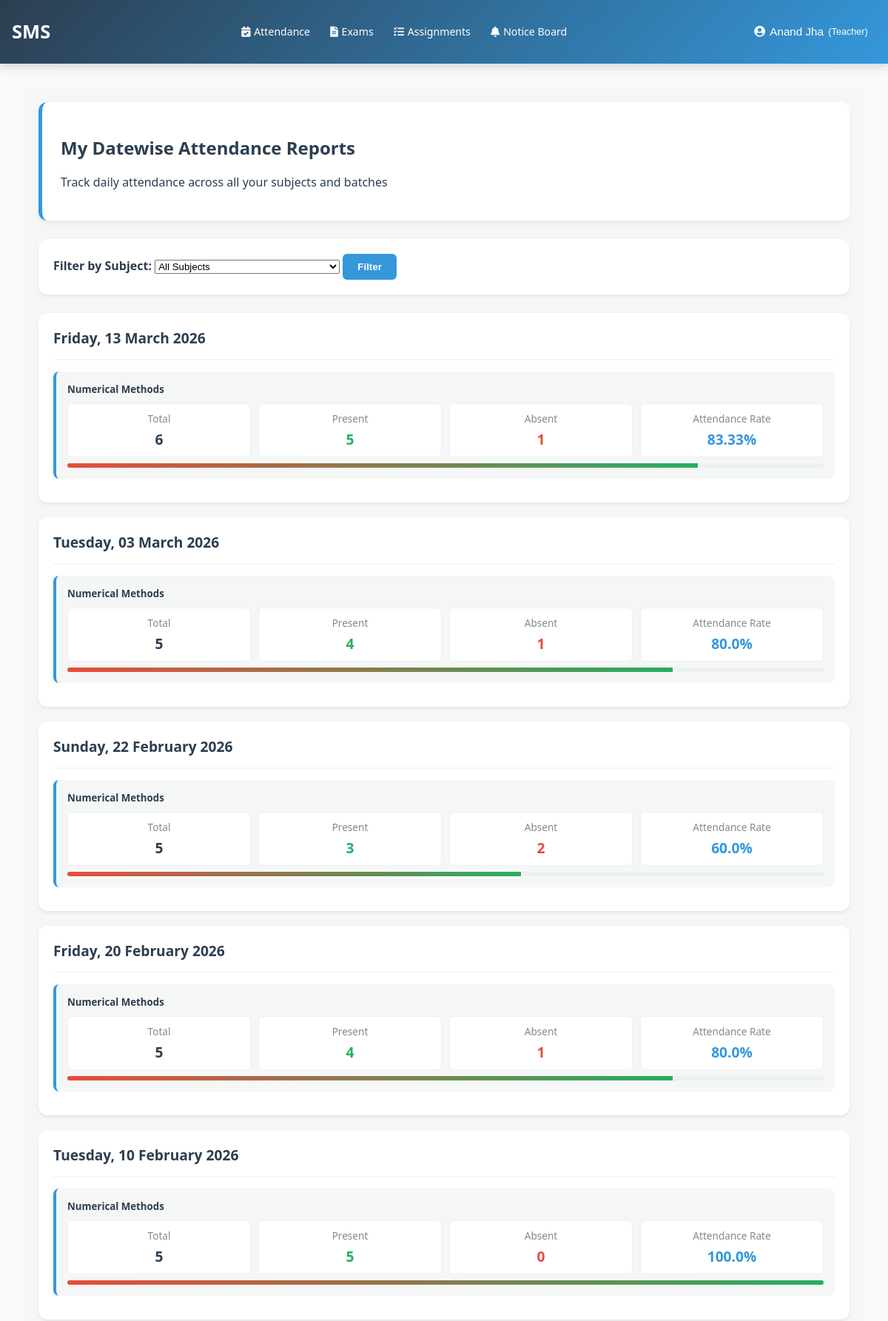
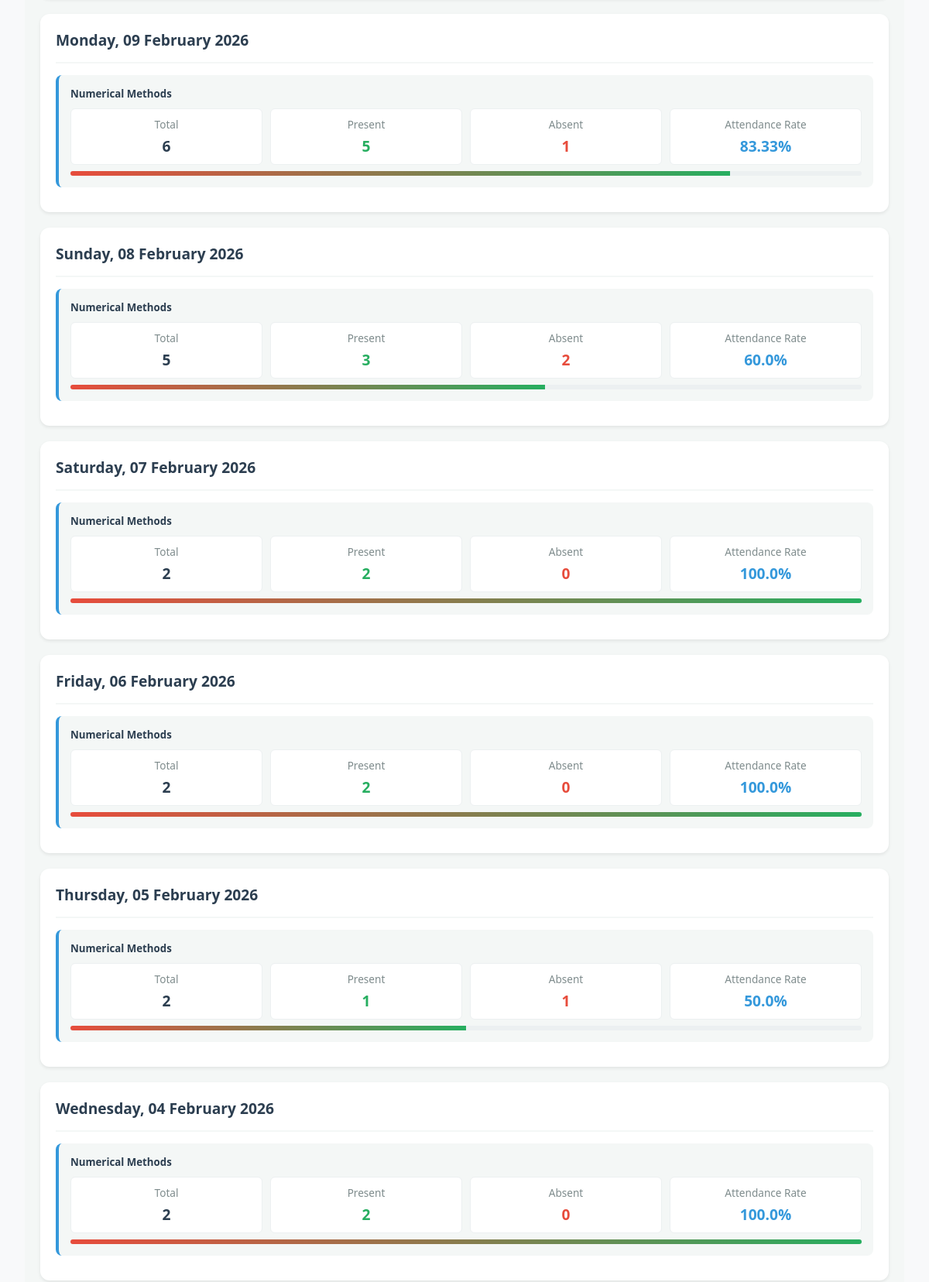
The page /attendance/my-datewise-report/ (signed in, upper part) on the database its author committed (2 pictures, top to bottom).
### accounts/models.py (models this page shows, shortened)
class User(AbstractUser):
    ROLE_CHOICES = (
        ('admin', 'Admin'),
        ('teacher', 'Teacher'),
        ('student', 'Student'),
        ('guardian', 'Guardian'),
    )
    username = None
    email = models.EmailField(
        unique=True,
        validators=[email_validator],
        verbose_name="Email ID",
        help_text="Enter a valid email address"
    )
    role = models.CharField(
        max_length=20,
        choices=ROLE_CHOICES,
        default='student',
        verbose_name="User Role"
    )
    is_verified = models.BooleanField(default=False, verbose_name="Email Verified")
    created_by = models.ForeignKey(
        'self',
        on_delete=models.SET_NULL,
        null=True,
        blank=True,
        related_name='created_users',
        verbose_name="Created By"
    )
    date_created = models.DateTimeField(auto_now_add=True, verbose_name="Account Created")
    first_name = models.CharField(
        max_length=30,
        validators=[name_validator, validate_no_numbers],
        verbose_name="First Name",
        help_text="Enter first name without numbers"
    )
    last_name = models.CharField(
        max_length=30,
        validators=[name_validator, validate_no_numbers],
        verbose_name="Last Name",
        help_text="Enter last name without numbers"
    )
    phone_number = models.CharField(
        validators=[phone_validator, validate_no_letters_in_phone],
        max_length=17,
        blank=True,
        verbose_name="Phone Number",
        help_text="Enter phone number (9-15 digits, optional +)"
    )
    USERNAME_FIELD = 'email'
    REQUIRED_FIELDS = ['first_name', 'last_name']
    objects = CustomUserManager()
    class Meta:
        verbose_name = "User"
        verbose_name_plural = "Users"
        ordering = ['-date_created']

### attendance/models.py (models this page shows, shortened)
class AttendanceRecord(models.Model):
    STATUS_CHOICES = (
        ('present', 'Present'),
        ('absent', 'Absent'),
        ('excused', 'Excused'),
        ('half_day', 'Half Day'),
    )
    session = models.ForeignKey(
        AttendanceSession,
        on_delete=models.CASCADE,
        related_name='attendance_records',
        verbose_name="Attendance Session"
    )
    student = models.ForeignKey(
        'accounts.StudentProfile',
        on_delete=models.CASCADE,
        related_name='attendance_records',
        verbose_name="Student"
    )
    date = models.DateField(
        verbose_name="Attendance Date",
        default=timezone.now,
        help_text="Date on which attendance was recorded"
    )
    status = models.CharField(
        max_length=20,
        choices=STATUS_CHOICES,
        default='absent',
        verbose_name="Status"
    )
    check_in_time = models.TimeField(null=True, blank=True)
    remarks = models.CharField(max_length=255, blank=True, null=True)
    recorded_by = models.ForeignKey(
        'accounts.User',
        on_delete=models.SET_NULL,
        null=True,
        related_name='recorded_attendances'
    )
    created_at = models.DateTimeField(auto_now_add=True)
    updated_at = models.DateTimeField(auto_now=True)
    class Meta:
        verbose_name = "Attendance Record"
        verbose_name_plural = "Attendance Records"
        unique_together = ['session', 'student', 'date']
        ordering = ['-date', 'student__student_id']
        indexes = [
            models.Index(fields=['date', 'student']),
            models.Index(fields=['date', 'session']),
        ]

### courses/models.py (models this page shows, shortened)
class Subject(models.Model):
    course = models.ForeignKey(
        Course,
        on_delete=models.CASCADE,
        related_name='subjects',
        verbose_name="Course"
    )
    code = models.CharField(
        max_length=20,
        verbose_name="Subject Code",
        help_text="e.g., CS101-T, CS101-P"
    )
    name = models.CharField(
        max_length=200,
        verbose_name="Subject Name"
    )
    semester = models.IntegerField(
        null=True,
        blank=True,
        validators=[MinValueValidator(1), MaxValueValidator(8)],
        verbose_name="Semester",
        help_text="Choose 1-8 for semester-based courses"
    )
    year = models.IntegerField(
        null=True,
        blank=True,
        validators=[MinValueValidator(1), MaxValueValidator(4)],
        verbose_name="Year",
        help_text="Choose 1-4 for yearly-based courses"
    )
    teacher = models.ForeignKey(
        'accounts.User',
        on_delete=models.SET_NULL,
        null=True,
        blank=True,
        limit_choices_to={'role': 'teacher', 'is_active': True},
        related_name='subjects_taught',
        verbose_name="Subject Teacher"
    )
    created_at = models.DateTimeField(auto_now_add=True)
    updated_at = models.DateTimeField(auto_now=True)
    class Meta:
        ordering = ['course', 'semester', 'year', 'code']
        verbose_name = "Subject"
        verbose_name_plural = "Subjects"
        unique_together = ['course', 'code']

### attendance/views.py (the view)
# urls.py: path('my-datewise-report/', views.teacher_datewise_report, name='teacher_datewise_report'),
@login_required
def teacher_datewise_report(request):
    if request.user.role != 'teacher':
        return HttpResponseForbidden("Only teachers can access this view.")
    sessions = AttendanceSession.objects.filter(
        teacher=request.user
    ).select_related('batch', 'subject').order_by('-date')
    subject_id = request.GET.get('subject_id')
    if subject_id:
        sessions = sessions.filter(subject_id=subject_id)
    records = AttendanceRecord.objects.filter(
        session__teacher=request.user
    ).select_related('session', 'student__user').order_by('-date')
    from collections import defaultdict
    date_subject_summary = defaultdict(lambda: defaultdict(lambda: {'present': 0, 'absent': 0, 'total': 0}))
    for record in records:
        date_key = record.date
        subject_key = record.session.subject.name if record.session.subject else 'N/A'
        date_subject_summary[date_key][subject_key]['total'] += 1
        if record.status == 'present':
            date_subject_summary[date_key][subject_key]['present'] += 1
        else:
            date_subject_summary[date_key][subject_key]['absent'] += 1
    report_data = []
    for date_key in sorted(date_subject_summary.keys(), reverse=True):
        subjects = []
        for subject_name, stats in date_subject_summary[date_key].items():
            pct = round((stats['present'] / stats['total'] * 100), 2) if stats['total'] > 0 else 0
            subjects.append({
                'name': subject_name,
                'present': stats['present'],
                'absent': stats['absent'],
                'total': stats['total'],
                'percentage': pct
            })
        report_data.append({
            'date': date_key,
            'subjects': subjects
        })
    context = {
        'sessions': sessions,
        'report_data': report_data,
        'subjects': AttendanceSession.objects.filter(teacher=request.user).values_list('subject__id', 'subject__name').distinct()
    }
    return render(request, 'attendance/teacher/datewise_report.html', context)

### templates/attendance/teacher/datewise_report.html (shortened to what this page needs)
{% extends 'base.html' %}
{% block content %}
<div class="report-container">
    <div class="report-header">
        <h2>My Datewise Attendance Reports</h2>
        <p class="text-muted mb-0">
            Track daily attendance across all your subjects and batches
        </p>
    </div>
    <div class="filter-section">
        <form method="GET" class="form-inline">
            <div class="mb-0">
                <label for="subject_id" class="form-label me-2"><strong>Filter by Subject:</strong></label>
                <select name="subject_id" id="subject_id" class="form-select me-2" style="width: 250px;">
                    <option value="">All Subjects</option>
                </select>
                <button type="submit" class="btn-filter">Filter</button>
            </div>
        </form>
    </div>
    {% if report_data %}
        {% for date_group in report_data %}
        <div class="date-section">
            <div class="date-header">
                <h3>{{ date_group.date|date:"l, d F Y" }}</h3>
            </div>
            {% for subject in date_group.subjects %}
            <div class="subject-card">
                <h5>{{ subject.name }}</h5>
                <div class="subject-stats">
                    <div class="stat-box">
                        <span class="label">Total</span>
                        <span class="value">{{ subject.total }}</span>
                    </div>
                    <div class="stat-box present">
                        <span class="label">Present</span>
                        <span class="value">{{ subject.present }}</span>
                    </div>
                    <div class="stat-box absent">
                        <span class="label">Absent</span>
                        <span class="value">{{ subject.absent }}</span>
                    </div>
                    <div class="stat-box percentage">
                        <span class="label">Attendance Rate</span>
                        <span class="value">{{ subject.percentage }}%</span>
                    </div>
                </div>
                <div class="percentage-bar">
                    <div class="percentage-fill" style="width: {{ subject.percentage }}%"></div>
                </div>
            </div>
            {% endfor %}
        </div>
        {% endfor %}
    {% else %}
        <div class="alert alert-info" role="alert">
            <i class="fas fa-info-circle me-2"></i>
            No attendance records found. Start taking attendance for your sessions!
        </div>
    {% endif %}
</div>
{% endblock %}

### templates/base.html (shortened to what this page needs)
{% load static %}
<!DOCTYPE html>
<html lang="en">
<head>
    <link rel="stylesheet" href="https://cdnjs.cloudflare.com/ajax/libs/font-awesome/5.15.4/css/all.min.css">
    <link rel="stylesheet" href="{% static 'css/base.css' %}">
</head>
<body>
    <nav class="navbar">
        <a href="{% url 'dashboard_redirect' %}" class="navbar-brand">SMS</a>
        {% if user.is_authenticated %}
            <ul class="nav-menu">
                {% if user.role == 'admin' or user.is_superuser %}
                    <li><a href="{% url 'courses:course_list' %}" {% if 'courses' in request.path %}class="active"{% endif %}><i class="fas fa-book"></i> Course</a></li>
                    <li><a href="{% url 'batch_list' %}" {% if 'batches' in request.path %}class="active"{% endif %}><i class="fas fa-layer-group"></i> Batch</a></li>
                    <li><a href="{% url 'teacher_list' %}" {% if 'teachers' in request.path %}class="active"{% endif %}><i class="fas fa-chalkboard-teacher"></i> Teacher</a></li>
                    <li><a href="{% url 'student_list' %}" {% if 'students' in request.path %}class="active"{% endif %}><i class="fas fa-user-graduate"></i> Student</a></li>
                    <li><a href="{% url 'attendance:attendance_session_list' %}" {% if 'attendance' in request.path %}class="active"{% endif %}><i class="fas fa-calendar-check"></i> Attendance</a></li>
                    <li><a href="#"><i class="fas fa-file-alt"></i> Exam</a></li>
                    <li><a href="#"><i class="fas fa-tasks"></i> Assignment</a></li>
                    <li class="dropdown">
                        <a href="{% url 'noticeboard:notice_list' %}" {% if 'noticeboard' in request.path %}class="active"{% endif %}><i class="fas fa-bell"></i> Notice Board</a>
                        <ul class="dropdown-submenu">
                            <li><a href="{% url 'noticeboard:notice_list' %}"><i class="fas fa-list"></i> View Notices</a></li>
                            <li><a href="{% url 'noticeboard:create_notice' %}"><i class="fas fa-plus"></i> Create Notice</a></li>
                        </ul>
                    </li>
                {% elif user.role == 'teacher' %}
                    <li><a href="{% url 'attendance:teacher_attendance' %}"><i class="fas fa-calendar-check"></i> Attendance</a></li>
                    <li><a href="{% url 'attendance:teacher_exams' %}"><i class="fas fa-file-alt"></i> Exams</a></li>
                    <li><a href="{% url 'attendance:teacher_assignments' %}"><i class="fas fa-tasks"></i> Assignments</a></li>
                    <li class="dropdown">
                        <a href="{% url 'noticeboard:notice_list' %}" {% if 'noticeboard' in request.path %}class="active"{% endif %}><i class="fas fa-bell"></i> Notice Board</a>
                    </li>
                {% endif %}
            </ul>
        {% endif %}
        {% if user.is_authenticated %}
            <div class="profile-dropdown">
                <button class="profile-btn">
                    <i class="fas fa-user-circle"></i>
                    {{ user.get_full_name|default:user.email }}
                    <small>({{ user.get_role_display|default:user.role }})</small>
                </button>
            </div>
        {% endif %}
    </nav>
    <main>
        {% block content %}
        {% endblock %}
    </main>
</body>
</html>

### static/css/base.css (style rules this page uses)
body { font-family: 'Segoe UI', Tahoma, Geneva, Verdana, sans-serif; margin: 0; background-color: #f8f9fa; color: #2c3e50; }
.navbar { background: linear-gradient(135deg, #2c3e50, #3498db); padding: 0.8rem 1rem; display: flex; justify-content: space-between; align-items: center; box-shadow: 0 4px 12px rgba(0,0,0,0.15); flex-wrap: nowrap; min-height: 60px; }
.navbar-brand { color: white; font-size: 1.6rem; font-weight: bold; text-decoration: none; white-space: nowrap; margin-right: 1rem; }
.nav-menu { display: flex; list-style: none; margin: 0; padding: 0; gap: 0.6rem; }
.nav-menu li a { color: white; text-decoration: none; font-size: 0.92rem; padding: 0.4rem 0.7rem; border-radius: 6px; transition: all 0.3s; display: flex; align-items: center; gap: 0.3rem; white-space: nowrap; }
.profile-dropdown { position: relative; }
.profile-btn { background: none; border: none; color: white; font-size: 0.95rem; cursor: pointer; display: flex; align-items: center; gap: 0.4rem; padding: 0.4rem 0.7rem; border-radius: 6px; transition: background 0.3s; white-space: nowrap; max-width: 200px; overflow: hidden; text-overflow: ellipsis; }
.nav-menu .dropdown { position: relative; }
main { padding: 2rem; min-height: calc(100vh - 70px); }
@media (max-width: 1400px) { .nav-menu { gap: 0.5rem; } }
@media (max-width: 1400px) { .nav-menu li a { font-size: 0.88rem; padding: 0.35rem 0.6rem; } }

### templates/attendance/teacher/datewise_report.html (style rules this page uses)
:root { --primary-blue: #3498db; --dark-navy: #2c3e50; --bg-light: #f4f7f6; --success-green: #27ae60; --danger-red: #e74c3c; }
.report-container { padding: 20px; background-color: var(--bg-light); min-height: 100vh; }
.report-header { background: white; padding: 25px; border-radius: 12px; box-shadow: 0 4px 6px rgba(0,0,0,0.05); margin-bottom: 25px; border-left: 5px solid var(--primary-blue); }
.filter-section { background: white; padding: 20px; border-radius: 12px; margin-bottom: 25px; box-shadow: 0 2px 4px rgba(0,0,0,0.08); }
.date-section { background: white; padding: 20px; border-radius: 12px; margin-bottom: 20px; box-shadow: 0 2px 4px rgba(0,0,0,0.08); }
.date-header { padding-bottom: 15px; border-bottom: 2px solid var(--bg-light); margin-bottom: 15px; }
.date-header h3 { color: var(--dark-navy); margin: 0; font-size: 1.2rem; }
.subject-card { background-color: var(--bg-light); padding: 15px; border-radius: 8px; margin-bottom: 12px; border-left: 4px solid var(--primary-blue); }
.subject-card h5 { margin: 0 0 10px 0; color: var(--dark-navy); font-weight: 600; }
.subject-stats { display: grid; grid-template-columns: repeat(auto-fit, minmax(150px, 1fr)); gap: 10px; }
.stat-box { background: white; padding: 10px; border-radius: 6px; text-align: center; border: 1px solid #ecf0f1; }
.stat-box .label { font-size: 0.85rem; color: #7f8c8d; display: block; margin-bottom: 5px; }
.stat-box .value { font-size: 1.2rem; font-weight: 700; display: block; }
.stat-box.present .value { color: var(--success-green); }
.stat-box.absent .value { color: var(--danger-red); }
.stat-box.percentage .value { color: var(--primary-blue); }
.percentage-bar { width: 100%; height: 6px; background-color: #ecf0f1; border-radius: 3px; overflow: hidden; margin-top: 8px; }
.percentage-fill { height: 100%; background: linear-gradient(90deg, var(--danger-red), var(--success-green)); }
.btn-filter { background-color: var(--primary-blue); color: white; border: none; padding: 10px 20px; border-radius: 6px; cursor: pointer; font-weight: 600; }

### rows shown on the page
User: get_full_name "Anand Jha", role "Teacher"
AttendanceRecord: date "Friday, 13 March 2026"
Subject: name "Numerical Methods" "Numerical Methods" "Numerical Methods" "Numerical Methods" "Numerical Methods" "Numerical Methods" "Numerical Methods" "Numerical Methods" "Numerical Methods" "Numerical Methods" "Numerical Methods"
AttendanceRecord: date "Tuesday, 03 March 2026"
AttendanceRecord: date "Sunday, 22 February 2026"
AttendanceRecord: date "Friday, 20 February 2026"
AttendanceRecord: date "Tuesday, 10 February 2026"
AttendanceRecord: date "Monday, 09 February 2026"
AttendanceRecord: date "Sunday, 08 February 2026"
AttendanceRecord: date "Saturday, 07 February 2026"
AttendanceRecord: date "Friday, 06 February 2026"
AttendanceRecord: date "Thursday, 05 February 2026"
AttendanceRecord: date "Wednesday, 04 February 2026"

### other values the page prints
{{ subject.total }} "6" "5" "5" "5" "5" "6" "5" "2" "2" "2" "2"
{{ subject.present }} "5" "4" "3" "4" "5" "5" "3" "2" "2" "1" "2"
{{ subject.absent }} "1" "1" "2" "1" "0" "1" "2" "0" "0" "1" "0"
{{ subject.percentage }} "83.33" "80.0" "60.0" "80.0" "100.0" "83.33" "60.0" "100.0" "100.0" "50.0" "100.0"
